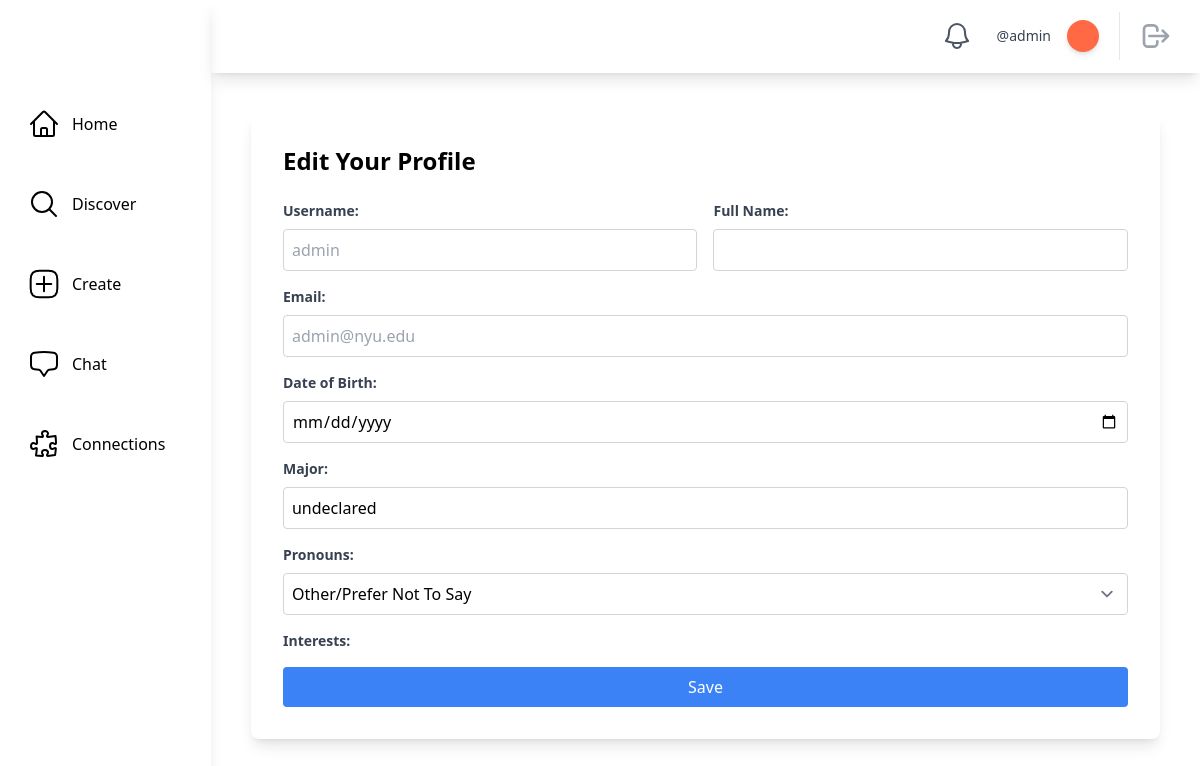
The app's page /profile/admin/edit (signed in) with its own data.
### main/models.py (models this page shows, shortened)
class SocialUser(AbstractUser):
    class Pronouns(models.IntegerChoices):
        SHE = 1, _("She/Her")
        HE = 2, _("He/Him")
        THEY = 3, _("They/Them")
        OTHER = 4, _("Other/Prefer Not To Say")
    username = models.CharField(max_length=30, unique=True)
    email = models.EmailField(unique=True, default="@nyu.edu")
    full_name = models.CharField(max_length=50, default="")
    pronouns = models.IntegerField(default=Pronouns.OTHER, choices=Pronouns.choices)
    date_of_birth = models.DateField(null=True, validators=[validate_age])
    major = models.CharField(max_length=100, default="undeclared")
    tags = models.ManyToManyField(InterestTag, related_name="tags")
    profile_picture = models.ImageField(
        upload_to="profile_pics/", null=True, blank=True
    )
    timestamp = models.DateTimeField("timestamp", default=timezone.now)  # joined

### main/views.py (the view, shortened to what this page needs)
@method_decorator(login_required, name="dispatch")
class EditProfileView(LoginRequiredMixin, generic.UpdateView):
    model = SocialUser
    form_class = EditProfileForm
    template_name = "main/edit_profile_page.html"
    context_object_name = "profile"
    def get_initial(self):
        initial = super().get_initial()
        initial["username"] = self.request.user.username
        initial["email"] = self.request.user.email
        initial["full_name"] = self.request.user.full_name
        initial["pronouns"] = self.request.user.pronouns
        initial["date_of_birth"] = self.request.user.date_of_birth
        initial["major"] = self.request.user.major
        initial["interests"] = self.request.user.tags.all()
        return initial
    def get_object(self, queryset=None):
        return get_object_or_404(SocialUser, username=self.kwargs["username"])
    def dispatch(self, request, *args, **kwargs):
        viewed_username = self.kwargs["username"]
        if self.request.user.username != viewed_username:
            return self.handle_no_permission()
        return super().dispatch(request, *args, **kwargs)

### main/models.py (called while the page is built)
    @classmethod
    def count_unread_notifications(cls, user):
        return (
            cls.objects.filter(models.Q(recipient_user=user, is_read=False))
            .all()
            .order_by("-timestamp")
            .count()
        )

### theme/templatetags/theme_customfilters.py (called while the page is built)
@register.filter
def count_unread_notifications(user):
    return Notification.count_unread_notifications(user)

### main/templates/main/edit_profile_page.html (shortened to what this page needs)
{% extends "base.html" %}
{% block content %}
    <div class="bg-white rounded-lg shadow-lg p-8 m-10">
        <h2 class="text-2xl font-semibold mb-6">Edit Your Profile</h2>
        <form method="post">
            <div class="flex mb-4">
                <div class="w-1/2 pr-2">
                    <label for="{{ form.username.id_for_label }}"
                           class="block text-gray-700 text-sm font-bold mb-2">Username:</label>
                    <div class="text-gray-400">{{ form.username }}</div>
                </div>
                <div class="w-1/2 pl-2">
                    <label for="{{ form.full_name.id_for_label }}"
                           class="block text-gray-700 text-sm font-bold mb-2">Full Name:</label>
                    {{ form.full_name }}
                </div>
            </div>
            <div class="mb-4">
                <label for="{{ form.email.id_for_label }}"
                       class="block text-gray-700 text-sm font-bold mb-2">Email:</label>
                <div class="text-gray-400">{{ form.email }}</div>
            </div>
            <div class="mb-4">
                <label for="{{ form.date_of_birth.id_for_label }}"
                       class="block text-gray-700 text-sm font-bold mb-2">Date of Birth:</label>
                {{ form.date_of_birth }}
            </div>
            <div class="mb-4">
                <label for="{{ form.major.id_for_label }}"
                       class="block text-gray-700 text-sm font-bold mb-2">Major:</label>
                {{ form.major }}
            </div>
            <div class="mb-4">
                <label for="{{ form.pronouns.id_for_label }}"
                       class="block text-gray-700 text-sm font-bold mb-2">Pronouns:</label>
                {{ form.pronouns }}
            </div>
            <div class="mb-4">
                <label for="{{ form.interests.id_for_label }}"
                       class="block text-gray-700 text-sm font-bold mb-2">Interests:</label>
            </div>
            <button type="submit"
                    class="w-full bg-blue-500 text-white p-2 rounded hover:bg-blue-700">Save
            </button>
        </form>
    </div>
{% endblock content %}

### theme/templates/base.html (shortened to what this page needs)
{% load static tailwind_tags %}
{% load theme_customfilters %}
<!DOCTYPE html>
<html lang="en">
    <head>
        {% tailwind_css %}
    </head>
    <body class="flex bg-white min-h-screen">
        {% if user.is_authenticated %}
            <div class="h-screen w-full bg-white relative flex overflow-hidden">
                <aside class="h-full shadow-lg w-64 flex flex-col space-y-10 items-start relative bg-white text-black">
                    <div class="h-16 flex items-center w-full">
                    </div>
                    <a href="{% url 'main:home' %}"
                       class="flex items-center ml-6 p-1 rounded hover:bg-gray-100 focus:bg-gray-100 transition duration-200 transform hover:scale-110">
                        <span class="ml-3">Home</span>
                    </a>
                    <a href="{% url 'main:discover' %}"
                       class="flex items-center ml-6 p-1 rounded hover:bg-gray-100 focus:bg-gray-100 transition duration-200 transform hover:scale-110">
                        <svg xmlns="http://www.w3.org/2000/svg"
                             fill="none"
                             viewBox="0 0 24 24"
                             stroke-width="1.5"
                             stroke="currentColor"
                             class="w-8 h-8">
                            <path stroke-linecap="round" stroke-linejoin="round" d="M21 21l-5.197-5.197m0 0A7.5 7.5 0 105.196 5.196a7.5 7.5 0 0010.607 10.607z" />
                        </svg>
                        <span class="ml-3">Discover</span>
                    </a>
                    <a href="{% url 'posts:create_post' %}"
                       class="flex items-center ml-6 p-1 rounded hover:bg-gray-100 focus:bg-gray-100 transition duration-200 transform hover:scale-110">
                        <span class="ml-3">Create</span>
                    </a>
                    <a href="{% url 'chat:chat_room_list' %}"
                       class="flex items-center ml-6 p-1 rounded hover:bg-gray-100 focus:bg-gray-100 transition duration-200 transform hover:scale-110">
                        <span class="ml-3">Chat</span>
                    </a>
                    <a href="{% url 'main:connections' user.username %}"
                       class="flex items-center ml-6 p-1 rounded hover:bg-gray-100 focus:bg-gray-100 transition duration-200 transform hover:scale-110">
                        <span class="ml-3">Connections</span>
                    </a>
                </aside>
                <div class="w-full h-full flex flex-col justify-between">
                    <header class="h-20 w-full flex items-center relative justify-end px-5 shadow-lg">
                        <a href="{% url 'main:notifications' user.username %}"
                           class="relative p-2 text-gray-600 hover:bg-gray-100 hover:text-gray-600 focus:bg-gray-100 focus:text-gray-600 rounded-full">
                           <span class="absolute top-1 left-6 text-xs bg-red-500 text-white font-medium px-1 shadow-lg rounded-full border-2 border-white">
                           </span>
                        </a>
                        <a href="{% url 'main:profile_page' user.username %}"
                           class="rounded hover:bg-gray-100 hover:text-gray-600 focus:bg-gray-100 focus:text-gray-600 px-2 ml-2">
                            <div class="flex flex-shrink-0 items-center space-x-4 text-gray-700">
                                <div class="flex flex-col items-end ">
                                    <div class="text-sm font-regular">@{{ user.username }}</div>
                                </div>
                                <div class="rounded-full h-8 w-8 bg-[#ff6a45] flex items-center justify-center shadow-md border-white transition duration-200 transform hover:scale-110">
                                </div>
                            </div>
                        </a>
                        <div class="border-l pl-3 ml-3 space-x-1">
                            <button class="relative p-2 text-gray-400 hover:bg-gray-100 hover:text-gray-600 focus:bg-gray-100 focus:text-gray-600 rounded-full">
                                <a href="{% url 'main:logout' %}">
                                    <svg aria-hidden="true"
                                         fill="none"
                                         viewBox="0 0 24 24"
                                         stroke="currentColor"
                                         class="h-8 w-8">
                                        <path stroke-linecap="round" stroke-linejoin="round" stroke-width="2" d="M17 16l4-4m0 0l-4-4m4 4H7m6 4v1a3 3 0 01-3 3H6a3 3 0 01-3-3V7a3 3 0 013-3h4a3 3 0 013 3v1" />
                                    </svg>
                                </a>
                            </button>
                        </div>
                    </header>
                    <main class="max-w-full h-full flex flex-col relative overflow-auto">
                        {% block content %}
                        {% endblock content %}
                    </main>
                </div>
            </div>
        {% endif %}
    </body>
</html>

### records on screen
SocialUser: username "admin", email "admin@nyu.edu", major "undeclared", pronouns "Other/Prefer Not To Say"
